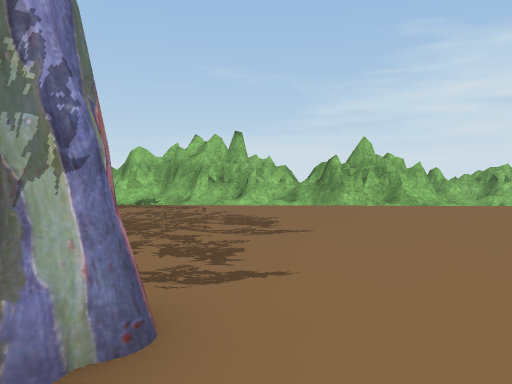
[1] (above)

16 first-person views from a walk through a Unity game level. The camera is 1.5 m above the floor, tilts 4° down and sees 70° across. The floor is counted in squares, 2 m on a side. Each view is taken from the middle of a square. On the plan, view 1 faces up. The plan holds only what a view shows up to about 11 squares ahead; the rest is blank. The place goes on beyond the plan. The player character is not drawn. Some animated figures are not drawn. Some surface patterns are stand-ins.

[2]
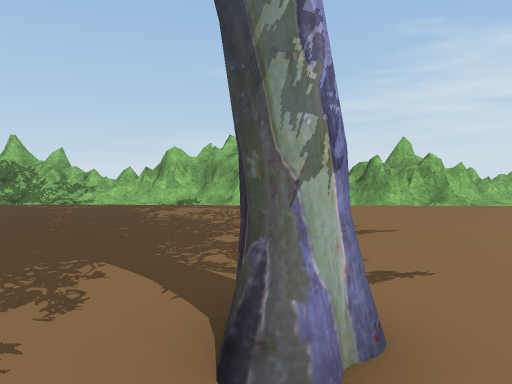

[3]
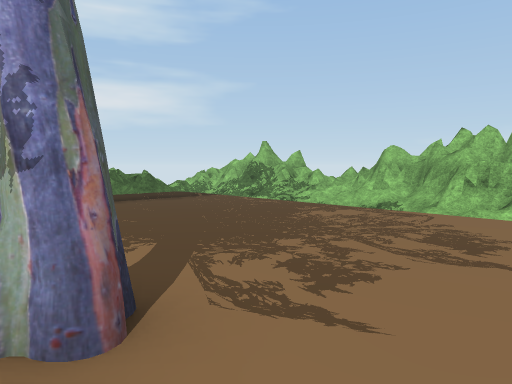

[4]
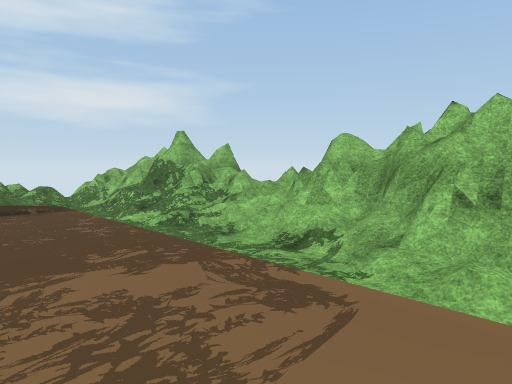

[5]
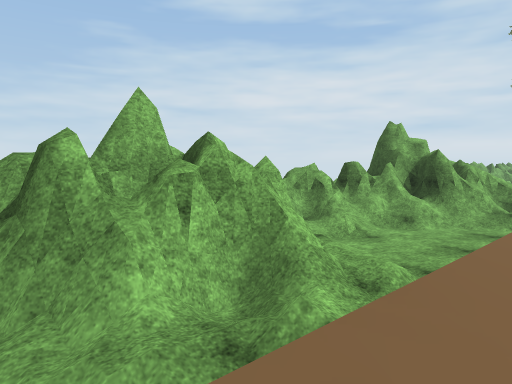

[6]
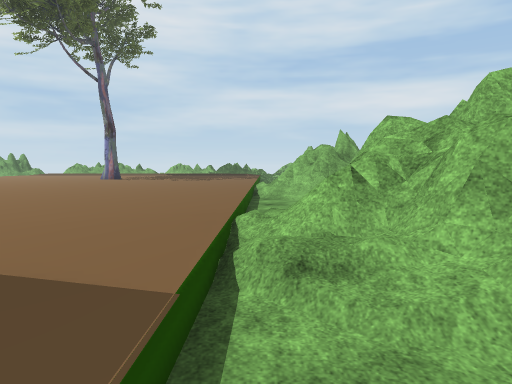

[7]
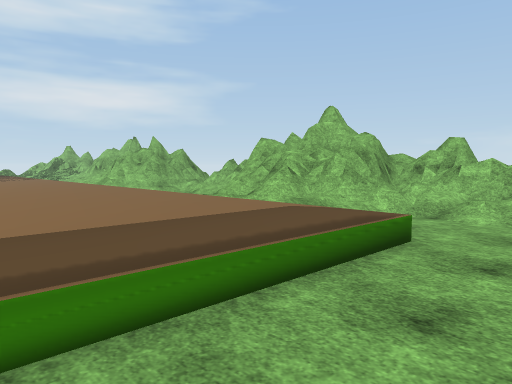

[8]
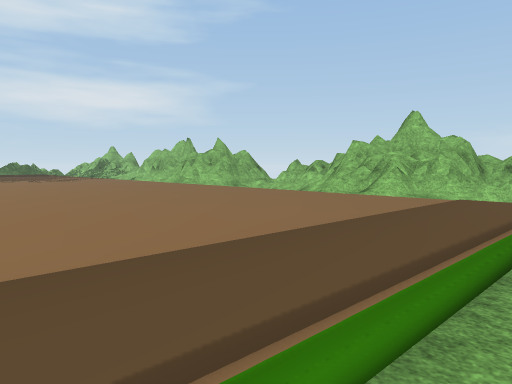

[9]
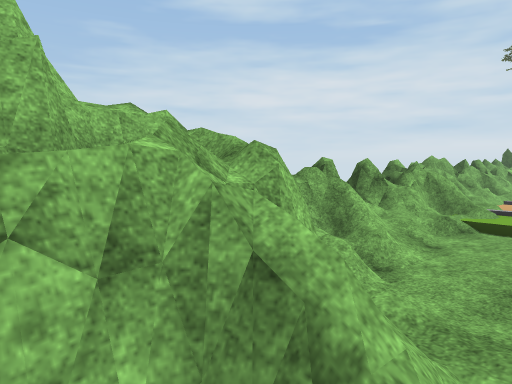

[10]
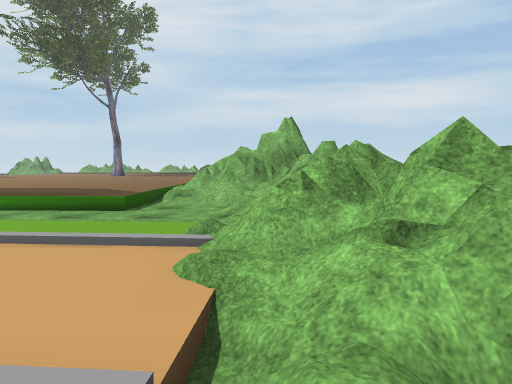

[11]
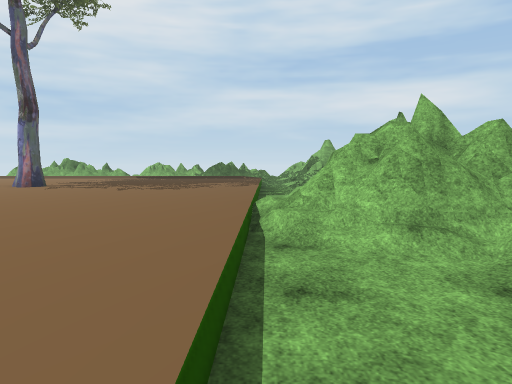

[12]
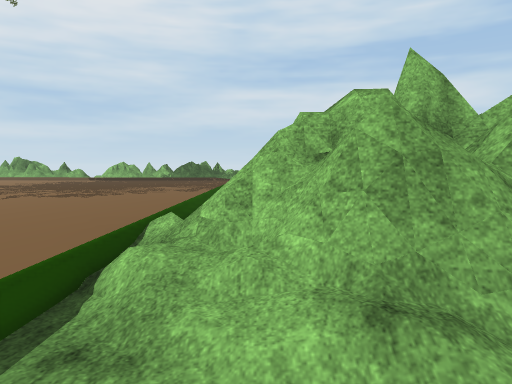

[13]
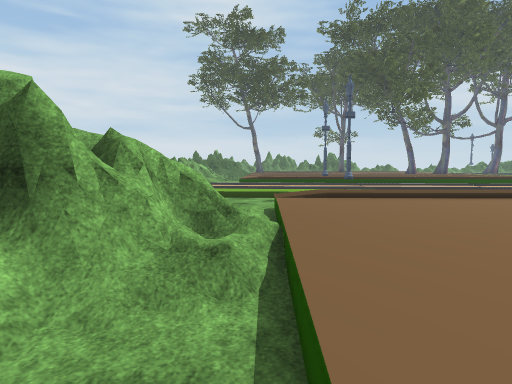

[14]
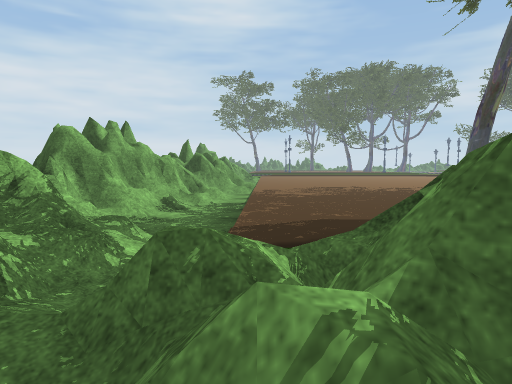

[15]
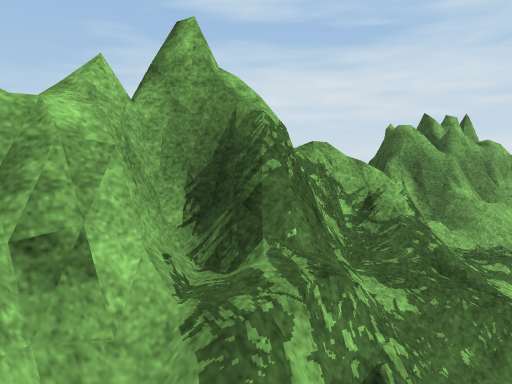

[16]
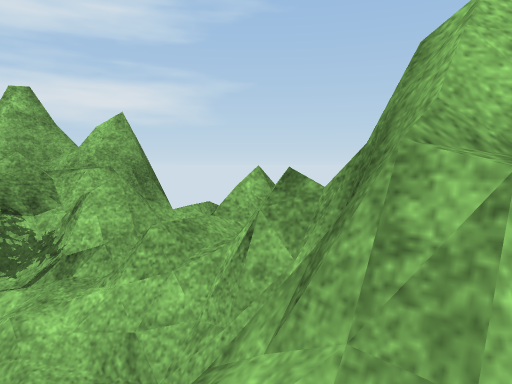

### Floor plan
Key: @ floor where view 1 was taken; # wall or solid block; x gap in a wall; . main floor; : floor 0.25 m higher than the main floor; - floor 0.25 m lower than the main floor; _ floor 0.5 m lower than the main floor; / step, stairs or slope; = window, fence, low wall or low ledge; ^ raised ledge; T tree; S streetlight.
Columns run from 10 left of view 1 to 21 right of it. Each row starts with its distance up from view 1.
 11    ##^##             =###  =###
 10  ####=#####  #####=####=####====
  9 =##//////######//=####////=/////
  8  ///_____///##//__=##/___//-/
  7 /=/.//////////////////___//-
  6  #=:..................:__-/
  5  x/:..................:__S/
  4     ..................:__
  3       ................:__
  2       ...T............:_
  1         .T.. ...    ..:_
  0          .@

Positions as (right, up) in squares from view 1, and headings:
1: (0, 0), facing up
2: (-1, 0), facing up
3: (1, 1), facing up-left
4: (0, 5), facing up-left
5: (1, 6), facing up-right
6: (13, 7), facing left
7: (14, 3), facing up-left
8: (13, 1), facing up-left
9: (9, 7), facing up-right
10: (19, 9), facing left
11: (8, 7), facing left
12: (6, 8), facing left
13: (6, 7), facing right
14: (-10, 7), facing right
15: (-9, 8), facing up-right
16: (-3, 9), facing up-left
